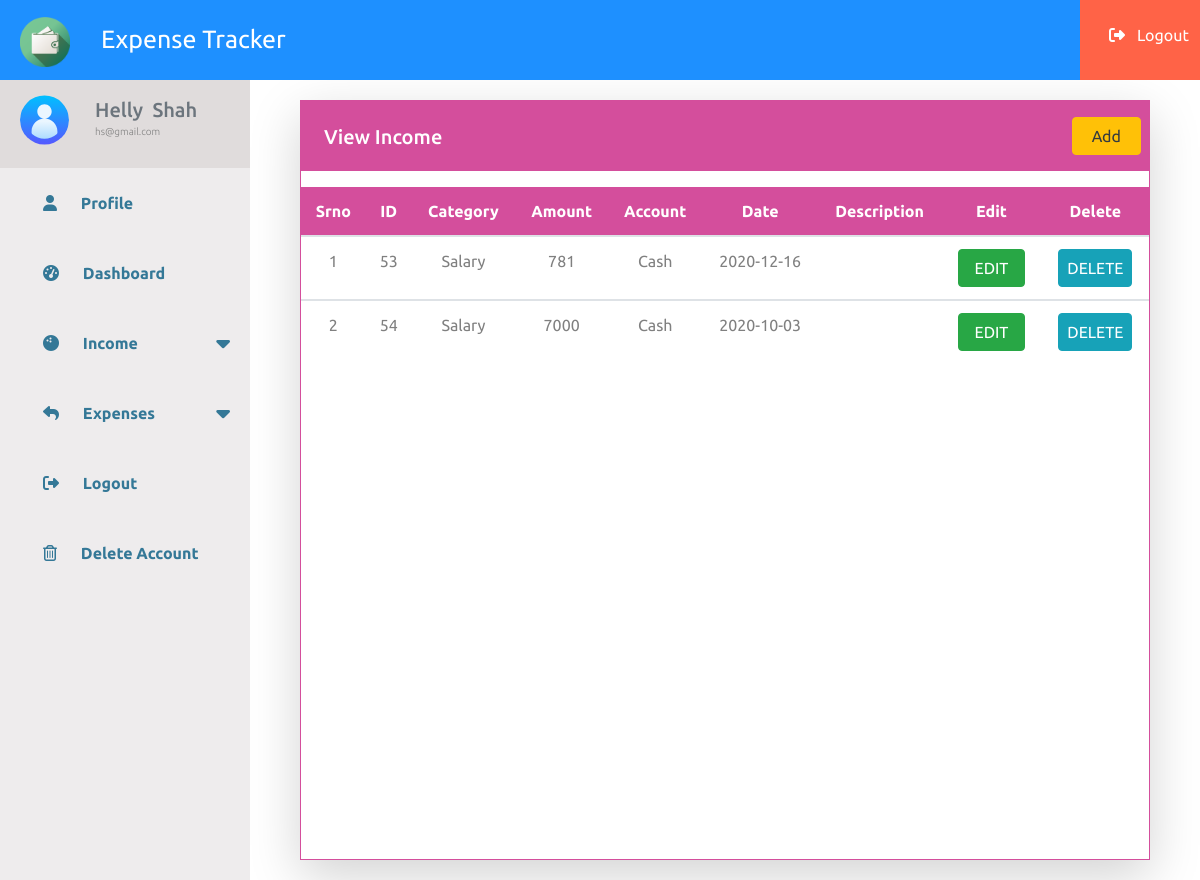
Page /view-income.php (signed in) on the committed database.
### tables this page shows
CREATE TABLE `income` (
  `inc_id` int(11) NOT NULL,
  `category` varchar(15) NOT NULL,
  `amount` int(11) NOT NULL,
  `account` varchar(10) NOT NULL,
  `date` date NOT NULL,
  `description` text NOT NULL,
  `email` varchar(50) NOT NULL
);

### view-income.php (the view, shortened to what this page needs)
<!DOCTYPE html>
<html lang="en">
    <head>
        <link rel="stylesheet" href="https://use.fontawesome.com/releases/v5.2.0/css/all.css">
    </head>
    <body>
        <?php
            include 'nav.php';
        ?>
        <div class="page">
            <div class="sidebar">
                <?php
                    include 'sidebar.php';
                ?>
            </div>
            <div class="shadow-lg viewincome">
                <div class="income_heading  py-2 px-2 mx-0 row">
                    <h5 class="col-11 pt-3">View Income</h5>
                    <button type="submit" class="btn btn-warning my-2 col-1"><a href="add-income.php" class="text-dark">Add</a></button>
                </div>
                <div class="table-responsive">
                    <div class="bg-white p-2"></div>
                    <table class="table mg-b-0">
                    <tr class="text-center">
                        <th>Srno</th>
                        <th>ID</th>
                        <th>Category</th>
                        <th>Amount</th>
                        <th>Account</th>
                        <th>Date</th>
                        <th>Description</th>
                        <th>Edit</th>
                        <th>Delete</th>
                    </tr>
                    <?php
                        $uemail = $_SESSION['email'];
                        $sql = "SELECT * FROM `income` WHERE email='$uemail'";
                        $result = mysqli_query($conn, $sql);
                        $cnt = 1;
                        while($row = mysqli_fetch_array($result)){
                        ?>
                        <tbody>
                            <tr class="text-center">
                                <form action="manage-income.php" method="post">
                                    <td><?php echo $cnt; ?></td>
                                    <td><?php echo $row['inc_id']; ?></td>
                                    <td><?php echo $row['category'];?></td>
                                    <td><?php echo $row['amount']; $amount = true; ?></td>
                                    <td><?php echo $row['account'];?></td>
                                    <td><?php echo $row['date'];?></td>
                                    <td><?php echo $row['description'];?></td>
                                    <td class="text-center">
                                        <button type="submit" name="edit" class="btn btn-success px-3 edit">EDIT</button>
                                    </td>
                                    <td class="text-center">
                                        <button type="submit" name="delete" class="btn btn-info px-2 delete">DELETE</button>
                                    </td>
                                </form>
                            </tr>
                    </tbody>
                    <?php
                        $cnt = $cnt + 1;
                        }
                    ?>
                    </table>
                </div>
            </div>
        </div>
    </body>
</html>

### view-income.php (style rules this page uses)
* { margin: 0; padding: 0; user-select: none; box-sizing: border-box; font-family: 'Ubuntu', sans-serif;; }
.page { display: flex; width:100%; }
.viewincome { margin:20px 50px; width:80%; border: 1px solid rgb(212, 78, 156); }
table { color: black; border: none; }
th { margin: -1px !important; color: white; background-color: rgb(212, 78, 156); border: none !important; }
td { color: gray; }
.income_heading { background-color: rgb(212, 78, 156); color: white; font-size: 20px; font-weight: 550; margin: -1x !important; }
::placeholder { color: rgb(163, 155, 155) !important; font-weight: 2em; }

### nav.php (style rules this page uses)
* { margin: 0; padding: 0; user-select: none; box-sizing: border-box; font-family: 'Poppins' , sans-serif; color: white; }
a { text-decoration:none !important; }

### sidebar.php (style rules this page uses)
* { margin: 0; padding: 0; user-select: none; box-sizing: border-box; font-family: 'Ubuntu', sans-serif;; }
.sidebar { width: 250px; height: 800px; left: -250px; background-color: rgb(238, 236, 237); transition: left 0.4 ease; }

### rows in the picture
income: inc_id "53", category "Salary", amount "781", account "Cash", date "2020-12-16"
income: inc_id "54", category "Salary", amount "7000", account "Cash", date "2020-10-03"

### other values in the picture
$_SESSION['firstname'] "Helly"
$_SESSION['lastname'] "Shah"
$_SESSION['email'] "hs@gmail.com"
